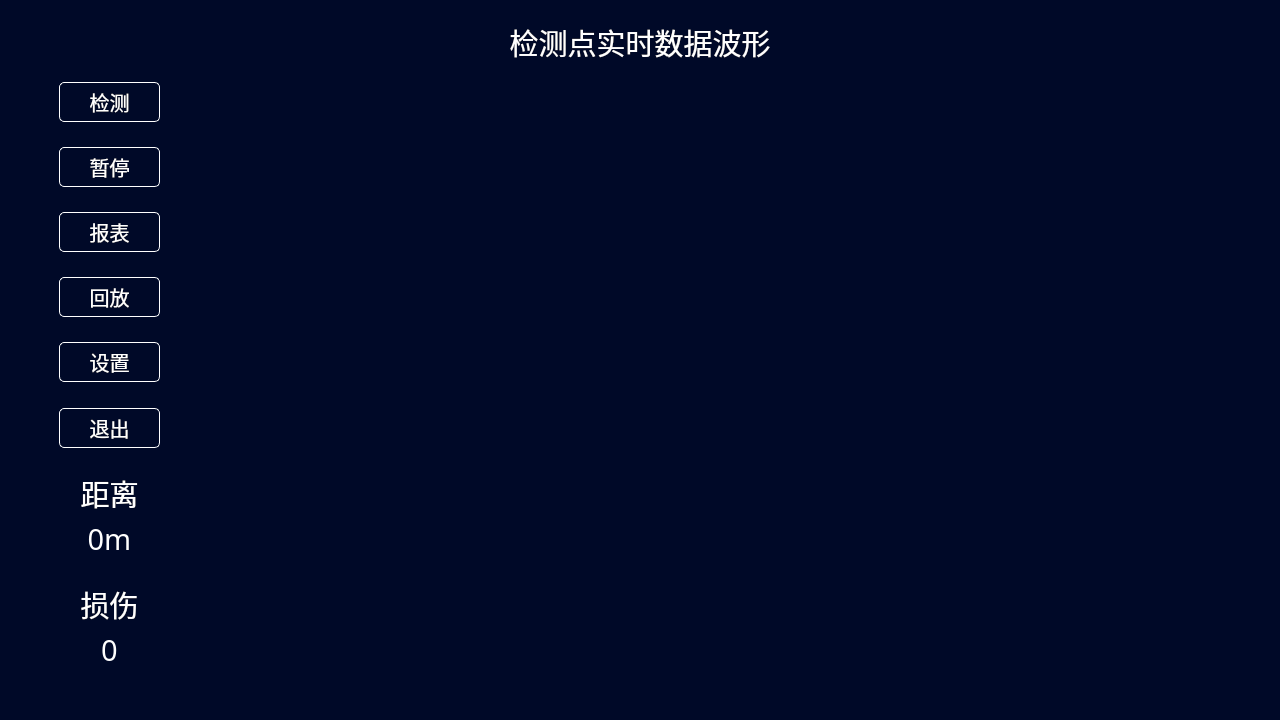
<?xml version="1.0" encoding="UTF-8"?>
<ui version="4.0">
 <class>MainWindow</class>
 <widget class="QMainWindow" name="MainWindow">
  <property name="geometry">
   <rect>
    <x>0</x>
    <y>0</y>
    <width>1280</width>
    <height>720</height>
   </rect>
  </property>
  <property name="windowTitle">
   <string>钢丝绳远程智能监控系统</string>
  </property>
  <property name="styleSheet">
   <string notr="true">QWidget{
	background:rgb(0,9,40);
}
QTextEdit{
	color:rgb(255,255,255);
	font: 12pt &quot;幼圆&quot;;

}
QPushButton{
    color:white;
	font: 15pt &quot;幼圆&quot;;
	border-color:(255,255,255);
	border-width:1px;
	border-style:outset;
	border-radius:5px;
}
QPushButton:pressed{
    color:white;
	font: 17pt &quot;幼圆&quot;;	
	border-style:inset;
	border-width:2px;
	border-radius:5px;
}
QLabel {
	color:rgb(255,255,255);
	font: 22pt &quot;幼圆&quot;;
}
</string>
  </property>
  <widget class="QWidget" name="top_layer">
   <layout class="QVBoxLayout" name="verticalLayout_3" stretch="1,9">
    <item>
     <widget class="QLabel" name="label_title">
      <property name="font">
       <font>
        <family>幼圆</family>
        <pointsize>22</pointsize>
        <weight>50</weight>
        <italic>false</italic>
        <bold>false</bold>
       </font>
      </property>
      <property name="text">
       <string>检测点实时数据波形</string>
      </property>
      <property name="textFormat">
       <enum>Qt::PlainText</enum>
      </property>
      <property name="alignment">
       <set>Qt::AlignCenter</set>
      </property>
      <property name="margin">
       <number>4</number>
      </property>
     </widget>
    </item>
    <item>
     <layout class="QHBoxLayout" name="second_layer" stretch="1,2,1,20,1">
      <item>
       <spacer name="horizontalSpacer_2">
        <property name="orientation">
         <enum>Qt::Horizontal</enum>
        </property>
        <property name="sizeHint" stdset="0">
         <size>
          <width>40</width>
          <height>20</height>
         </size>
        </property>
       </spacer>
      </item>
      <item>
       <layout class="QVBoxLayout" name="third_layer1" stretch="1,0,1,0,1,0,1,0,0,0,1,0,0,0,0,0,0,0">
        <property name="leftMargin">
         <number>0</number>
        </property>
        <property name="topMargin">
         <number>0</number>
        </property>
        <property name="rightMargin">
         <number>0</number>
        </property>
        <property name="bottomMargin">
         <number>0</number>
        </property>
        <item>
         <widget class="QPushButton" name="bn_start">
          <property name="minimumSize">
           <size>
            <width>80</width>
            <height>40</height>
           </size>
          </property>
          <property name="font">
           <font>
            <family>幼圆</family>
            <pointsize>15</pointsize>
            <weight>50</weight>
            <italic>false</italic>
            <bold>false</bold>
           </font>
          </property>
          <property name="text">
           <string>检测</string>
          </property>
         </widget>
        </item>
        <item>
         <spacer name="verticalSpacer_4">
          <property name="orientation">
           <enum>Qt::Vertical</enum>
          </property>
          <property name="sizeHint" stdset="0">
           <size>
            <width>20</width>
            <height>40</height>
           </size>
          </property>
         </spacer>
        </item>
        <item>
         <widget class="QPushButton" name="bn_stop">
          <property name="minimumSize">
           <size>
            <width>80</width>
            <height>40</height>
           </size>
          </property>
          <property name="font">
           <font>
            <family>幼圆</family>
            <pointsize>15</pointsize>
            <weight>50</weight>
            <italic>false</italic>
            <bold>false</bold>
           </font>
          </property>
          <property name="text">
           <string>暂停</string>
          </property>
         </widget>
        </item>
        <item>
         <spacer name="verticalSpacer_5">
          <property name="orientation">
           <enum>Qt::Vertical</enum>
          </property>
          <property name="sizeHint" stdset="0">
           <size>
            <width>20</width>
            <height>40</height>
           </size>
          </property>
         </spacer>
        </item>
        <item>
         <widget class="QPushButton" name="bn_report">
          <property name="minimumSize">
           <size>
            <width>80</width>
            <height>40</height>
           </size>
          </property>
          <property name="font">
           <font>
            <family>幼圆</family>
            <pointsize>15</pointsize>
            <weight>50</weight>
            <italic>false</italic>
            <bold>false</bold>
           </font>
          </property>
          <property name="text">
           <string>报表</string>
          </property>
         </widget>
        </item>
        <item>
         <spacer name="verticalSpacer_6">
          <property name="orientation">
           <enum>Qt::Vertical</enum>
          </property>
          <property name="sizeHint" stdset="0">
           <size>
            <width>20</width>
            <height>40</height>
           </size>
          </property>
         </spacer>
        </item>
        <item>
         <widget class="QPushButton" name="bn_back">
          <property name="minimumSize">
           <size>
            <width>80</width>
            <height>40</height>
           </size>
          </property>
          <property name="font">
           <font>
            <family>幼圆</family>
            <pointsize>15</pointsize>
            <weight>50</weight>
            <italic>false</italic>
            <bold>false</bold>
           </font>
          </property>
          <property name="text">
           <string>回放</string>
          </property>
         </widget>
        </item>
        <item>
         <spacer name="verticalSpacer_7">
          <property name="orientation">
           <enum>Qt::Vertical</enum>
          </property>
          <property name="sizeHint" stdset="0">
           <size>
            <width>20</width>
            <height>40</height>
           </size>
          </property>
         </spacer>
        </item>
        <item>
         <widget class="QPushButton" name="bn_set">
          <property name="minimumSize">
           <size>
            <width>80</width>
            <height>40</height>
           </size>
          </property>
          <property name="font">
           <font>
            <family>幼圆</family>
            <pointsize>15</pointsize>
            <weight>50</weight>
            <italic>false</italic>
            <bold>false</bold>
           </font>
          </property>
          <property name="text">
           <string>设置</string>
          </property>
         </widget>
        </item>
        <item>
         <spacer name="verticalSpacer_8">
          <property name="orientation">
           <enum>Qt::Vertical</enum>
          </property>
          <property name="sizeHint" stdset="0">
           <size>
            <width>20</width>
            <height>40</height>
           </size>
          </property>
         </spacer>
        </item>
        <item>
         <widget class="QPushButton" name="bn_quit">
          <property name="minimumSize">
           <size>
            <width>80</width>
            <height>40</height>
           </size>
          </property>
          <property name="font">
           <font>
            <family>幼圆</family>
            <pointsize>15</pointsize>
            <weight>50</weight>
            <italic>false</italic>
            <bold>false</bold>
           </font>
          </property>
          <property name="text">
           <string>退出</string>
          </property>
         </widget>
        </item>
        <item>
         <spacer name="verticalSpacer">
          <property name="orientation">
           <enum>Qt::Vertical</enum>
          </property>
          <property name="sizeHint" stdset="0">
           <size>
            <width>20</width>
            <height>40</height>
           </size>
          </property>
         </spacer>
        </item>
        <item>
         <widget class="QLabel" name="label_2">
          <property name="minimumSize">
           <size>
            <width>80</width>
            <height>40</height>
           </size>
          </property>
          <property name="font">
           <font>
            <family>幼圆</family>
            <pointsize>22</pointsize>
            <weight>50</weight>
            <italic>false</italic>
            <bold>false</bold>
           </font>
          </property>
          <property name="text">
           <string>距离</string>
          </property>
          <property name="alignment">
           <set>Qt::AlignCenter</set>
          </property>
         </widget>
        </item>
        <item>
         <widget class="QLabel" name="label_distance">
          <property name="minimumSize">
           <size>
            <width>80</width>
            <height>40</height>
           </size>
          </property>
          <property name="font">
           <font>
            <family>幼圆</family>
            <pointsize>22</pointsize>
            <weight>50</weight>
            <italic>false</italic>
            <bold>false</bold>
           </font>
          </property>
          <property name="text">
           <string>0m</string>
          </property>
          <property name="alignment">
           <set>Qt::AlignCenter</set>
          </property>
          <property name="margin">
           <number>-6</number>
          </property>
         </widget>
        </item>
        <item>
         <spacer name="verticalSpacer_3">
          <property name="orientation">
           <enum>Qt::Vertical</enum>
          </property>
          <property name="sizeHint" stdset="0">
           <size>
            <width>20</width>
            <height>40</height>
           </size>
          </property>
         </spacer>
        </item>
        <item>
         <widget class="QLabel" name="label_4">
          <property name="minimumSize">
           <size>
            <width>80</width>
            <height>40</height>
           </size>
          </property>
          <property name="sizeIncrement">
           <size>
            <width>0</width>
            <height>0</height>
           </size>
          </property>
          <property name="font">
           <font>
            <family>幼圆</family>
            <pointsize>22</pointsize>
            <weight>50</weight>
            <italic>false</italic>
            <bold>false</bold>
           </font>
          </property>
          <property name="text">
           <string>损伤</string>
          </property>
          <property name="alignment">
           <set>Qt::AlignCenter</set>
          </property>
         </widget>
        </item>
        <item>
         <widget class="QLabel" name="label_damage">
          <property name="minimumSize">
           <size>
            <width>80</width>
            <height>40</height>
           </size>
          </property>
          <property name="font">
           <font>
            <family>幼圆</family>
            <pointsize>22</pointsize>
            <weight>50</weight>
            <italic>false</italic>
            <bold>false</bold>
           </font>
          </property>
          <property name="text">
           <string>0</string>
          </property>
          <property name="alignment">
           <set>Qt::AlignCenter</set>
          </property>
         </widget>
        </item>
        <item>
         <spacer name="verticalSpacer_2">
          <property name="orientation">
           <enum>Qt::Vertical</enum>
          </property>
          <property name="sizeHint" stdset="0">
           <size>
            <width>20</width>
            <height>40</height>
           </size>
          </property>
         </spacer>
        </item>
       </layout>
      </item>
      <item>
       <spacer name="horizontalSpacer_3">
        <property name="orientation">
         <enum>Qt::Horizontal</enum>
        </property>
        <property name="sizeHint" stdset="0">
         <size>
          <width>40</width>
          <height>20</height>
         </size>
        </property>
       </spacer>
      </item>
      <item>
       <layout class="QVBoxLayout" name="third_layer2"/>
      </item>
      <item>
       <spacer name="horizontalSpacer">
        <property name="orientation">
         <enum>Qt::Horizontal</enum>
        </property>
        <property name="sizeHint" stdset="0">
         <size>
          <width>40</width>
          <height>20</height>
         </size>
        </property>
       </spacer>
      </item>
     </layout>
    </item>
   </layout>
  </widget>
  <widget class="QMenuBar" name="menubar">
   <property name="geometry">
    <rect>
     <x>0</x>
     <y>0</y>
     <width>1280</width>
     <height>23</height>
    </rect>
   </property>
  </widget>
  <widget class="QStatusBar" name="statusbar"/>
 </widget>
 <resources/>
 <connections/>
</ui>
